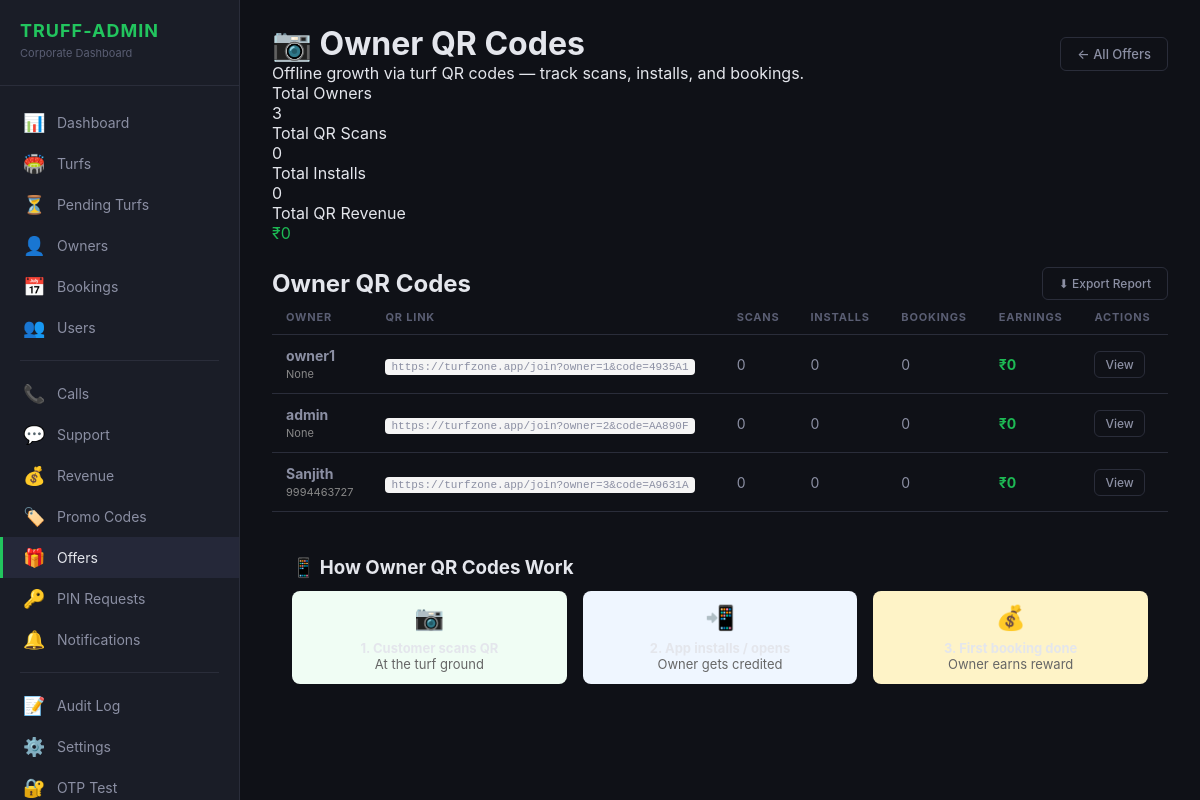
The page /truff-admin/offers/qr-codes/ (signed in) on the database its author committed.
### users/models.py (models this page shows, shortened)
class TurfOwner(models.Model):
    user = models.OneToOneField(CustomUser, on_delete=models.CASCADE, related_name='turf_owner_profile')
    bank_account = models.CharField(max_length=50, blank=True, null=True)
    ifsc_code = models.CharField(max_length=11, blank=True, null=True)
    bank_name = models.CharField(max_length=100, blank=True, null=True)
    account_holder_name = models.CharField(max_length=100, blank=True, null=True)
    gst_number = models.CharField(max_length=15, blank=True, null=True)
    bank_verified = models.BooleanField(default=False)
    agreement_accepted_at = models.DateTimeField(null=True, blank=True)
    total_turfs = models.IntegerField(default=0)
    total_bookings = models.IntegerField(default=0)
    total_revenue = models.DecimalField(max_digits=10, decimal_places=2, default=0.00)
    rating = models.FloatField(
        default=4.5,
        validators=[MinValueValidator(0.0), MaxValueValidator(5.0)]
    )
    qr_scans = models.IntegerField(default=0)
    qr_installs = models.IntegerField(default=0)
    qr_bookings = models.IntegerField(default=0)
    qr_earnings = models.DecimalField(max_digits=10, decimal_places=2, default=0)
    created_at = models.DateTimeField(auto_now_add=True)
    updated_at = models.DateTimeField(auto_now=True)
    class Meta:
        ordering = ['-created_at']

class CustomUser(AbstractUser):
    class UserRole(models.TextChoices):
        USER = 'user', 'Normal User'
        TURF_OWNER = 'turf_owner', 'Turf Owner'
        PLATFORM_ADMIN = 'admin', 'Platform Admin'
    phone_number = models.CharField(max_length=15, blank=True, null=True)
    role = models.CharField(max_length=20, choices=UserRole.choices, default=UserRole.USER)
    profile_picture = models.ImageField(upload_to='profile_pictures/', blank=True, null=True)
    bio = models.TextField(blank=True, null=True)
    is_verified = models.BooleanField(default=True)  # Auto-verified: booking app
    is_phone_verified = models.BooleanField(default=False)
    referral_code = models.CharField(max_length=10, unique=True, null=True, blank=True)
    referred_by = models.ForeignKey(
        'self', null=True, blank=True, on_delete=models.SET_NULL, related_name='referrals'
    )
    referral_click_count = models.IntegerField(default=0)
    referral_install_count = models.IntegerField(default=0)
    referral_cashback_earned = models.DecimalField(max_digits=10, decimal_places=2, default=0)
    total_referrals = models.IntegerField(default=0)
    qualified_referrals = models.IntegerField(default=0)
    wallet_balance = models.DecimalField(max_digits=10, decimal_places=2, default=0)
    referred_by_owner = models.ForeignKey(
        'TurfOwner', null=True, blank=True, on_delete=models.SET_NULL,
        related_name='referred_users',
    )
    total_bookings = models.PositiveIntegerField(default=0)
    total_credits = models.PositiveIntegerField(default=0)
    used_credits = models.PositiveIntegerField(default=0)
    first_booking_completed = models.BooleanField(default=False)
    fcm_token = models.TextField(blank=True, null=True, help_text='Firebase Cloud Messaging device token')
    loyalty_tier = models.CharField(max_length=20, default='newbie')
    tier_updated_at = models.DateTimeField(auto_now=True)
    free_booking_counter = models.IntegerField(default=0)
    free_booking_available = models.BooleanField(default=False)
    birthday_credited_year = models.IntegerField(null=True, blank=True)
    date_of_birth = models.DateField(null=True, blank=True)
    created_at = models.DateTimeField(auto_now_add=True)
    updated_at = models.DateTimeField(auto_now=True)
    class Meta:
        ordering = ['-created_at']

### truff_admin_panel/views.py (the view)
# urls.py: path('offers/qr-codes/', views.OwnerQRCodesView.as_view(), name='offer_qr_codes'),
class OwnerQRCodesView(TruffAdminRequiredMixin, View):
    def get(self, request):
        owners = TurfOwner.objects.select_related('user').order_by('-qr_bookings')
        agg = owners.aggregate(
            total_scans=Sum('qr_scans'),
            total_installs=Sum('qr_installs'),
            total_rev=Sum('qr_earnings'),
        )
        return render(request, 'truff_admin/offer_qr_codes.html', {
            'owners': owners,
            'total_qr_scans': agg['total_scans'] or 0,
            'total_qr_installs': agg['total_installs'] or 0,
            'total_qr_revenue': agg['total_rev'] or Decimal('0'),
        })

### truff_admin_panel/context_processors.py (called while the page is built)
def pending_turf_count(request):
    if not request.user.is_authenticated:
        return {}
    if not (request.user.is_staff or request.user.groups.filter(name='Truff Admin').exists()):
        return {}
    try:
        return {'pending_turf_count': Turf.objects.filter(status=TurfStatus.PENDING).count()}
    except Exception:
        return {'pending_turf_count': 0}

### truff_admin_panel/mixins.py (called while the page is built)
    def test_func(self):
        user = self.request.user
        if not user.is_authenticated:
            return False
        return user.is_staff or user.groups.filter(name='Truff Admin').exists()

### truff_admin_panel/templates/truff_admin/offer_qr_codes.html (shortened to what this page needs)
{% extends "truff_admin/base.html" %}
{% block content %}
<div class="page-header" style="display:flex;justify-content:space-between;align-items:center;">
    <div>
        <h1>📷 Owner QR Codes</h1>
        <p class="subtitle">Offline growth via turf QR codes — track scans, installs, and bookings.</p>
    </div>
    <a href="/truff-admin/offers/" class="btn btn-outline">← All Offers</a>
</div>
<div class="stats-grid" style="grid-template-columns:repeat(4,1fr);margin-bottom:24px;">
    <div class="stat-card">
        <div class="stat-label">Total Owners</div>
        <div class="stat-value">{{ owners|length }}</div>
    </div>
    <div class="stat-card">
        <div class="stat-label">Total QR Scans</div>
        <div class="stat-value">{{ total_qr_scans|default:0 }}</div>
    </div>
    <div class="stat-card">
        <div class="stat-label">Total Installs</div>
        <div class="stat-value">{{ total_qr_installs|default:0 }}</div>
    </div>
    <div class="stat-card">
        <div class="stat-label">Total QR Revenue</div>
        <div class="stat-value" style="color:#1DB954;">₹{{ total_qr_revenue|floatformat:0 }}</div>
    </div>
</div>
<div class="card">
    <div class="card-header" style="display:flex;justify-content:space-between;align-items:center;">
        <h2 style="margin:0;">Owner QR Codes</h2>
        <a href="/truff-admin/offers/export/" class="btn btn-outline" style="font-size:12px;">⬇ Export Report</a>
    </div>
    <table class="data-table">
        <thead>
            <tr>
                <th>Owner</th>
                <th>QR Link</th>
                <th>Scans</th>
                <th>Installs</th>
                <th>Bookings</th>
                <th>Earnings</th>
                <th>Actions</th>
            </tr>
        </thead>
        <tbody>
            {% for owner in owners %}
            <tr>
                <td>
                    <strong>{{ owner.user.get_full_name|default:owner.user.username }}</strong><br>
                    <span style="font-size:11px;color:#888;">{{ owner.user.phone_number }}</span>
                </td>
                <td>
                    <code style="font-size:11px;background:#f5f5f5;padding:2px 6px;border-radius:4px;">
                    https://turfzone.app/join?owner={{ owner.id }}&code={{ owner.user.referral_code }}
                </code>
                </td>
                <td>{{ owner.qr_scans }}</td>
                <td>{{ owner.qr_installs }}</td>
                <td>{{ owner.qr_bookings }}</td>
                <td><strong style="color:#1DB954;">₹{{ owner.qr_earnings|floatformat:0 }}</strong></td>
                <td>
                    <a href="/truff-admin/owners/{{ owner.user.pk }}/" class="btn btn-sm btn-outline">View</a>
                </td>
            </tr>
            {% empty %}
            <tr>
                <td colspan="7" style="text-align:center;color:#888;padding:30px;">
                    No turf owners found.
                </td>
            </tr>
            {% endfor %}
        </tbody>
    </table>
</div>
<div class="card" style="margin-top:24px;padding:20px;">
    <h3 style="margin:0 0 12px;">📱 How Owner QR Codes Work</h3>
    <div style="display:grid;grid-template-columns:repeat(3,1fr);gap:16px;font-size:13px;">
        <div style="background:#f0fdf4;border-radius:8px;padding:12px;text-align:center;">
            <div style="font-size:24px;margin-bottom:8px;">📷</div>
            <strong>1. Customer scans QR</strong><br>
            <span style="color:#666;">At the turf ground</span>
        </div>
        <div style="background:#eff6ff;border-radius:8px;padding:12px;text-align:center;">
            <div style="font-size:24px;margin-bottom:8px;">📲</div>
            <strong>2. App installs / opens</strong><br>
            <span style="color:#666;">Owner gets credited</span>
        </div>
        <div style="background:#fef3c7;border-radius:8px;padding:12px;text-align:center;">
            <div style="font-size:24px;margin-bottom:8px;">💰</div>
            <strong>3. First booking done</strong><br>
            <span style="color:#666;">Owner earns reward</span>
        </div>
    </div>
</div>
{% endblock %}

### truff_admin_panel/static/truff_admin/css/style.css (style rules this page uses)
:root { --bg-primary: #0f1117; --bg-secondary: #1a1d27; --bg-card: #1e2130; --bg-hover: #252839; --border: #2a2d3a; --text-primary: #e4e6ec; --text-secondary: #8b8fa3; --text-muted: #5a5e73; --accent: #22c55e; --accent-hover: #16a34a; --accent-light: rgba(34, 197, 94, 0.12); --danger: #ef4444; --warning: #f59e0b; --info: #3b82f6; }
* { margin: 0; padding: 0; box-sizing: border-box; }
body { font-family: -apple-system, BlinkMacSystemFont, 'Segoe UI', Roboto, sans-serif; background: var(--bg-primary); color: var(--text-primary); min-height: 100vh; }
a { color: var(--accent); text-decoration: none; }
.data-table { width: 100%; border-collapse: collapse; }
.data-table th { text-align: left; padding: 10px 14px; font-size: 11px; text-transform: uppercase; letter-spacing: 0.8px; color: var(--text-muted); border-bottom: 1px solid var(--border); }
.data-table td { padding: 12px 14px; font-size: 14px; border-bottom: 1px solid var(--border); color: var(--text-secondary); }
.btn { display: inline-flex; align-items: center; gap: 6px; padding: 8px 16px; border: none; border-radius: 6px; font-size: 13px; font-weight: 500; cursor: pointer; transition: all 0.15s; }
.btn-outline { background: transparent; border: 1px solid var(--border); color: var(--text-secondary); }
.btn-sm { padding: 5px 10px; font-size: 12px; }

### rows shown on the page
TurfOwner: user.get_full_name "owner1", user.phone_number "None", id "1", user.referral_code "4935A1", qr_scans "0", qr_installs "0", qr_bookings "0", qr_earnings "0"
TurfOwner: user.get_full_name "admin", user.phone_number "None", id "2", user.referral_code "AA890F", qr_scans "0", qr_installs "0", qr_bookings "0", qr_earnings "0"
TurfOwner: user.get_full_name "Sanjith", user.phone_number "9994463727", id "3", user.referral_code "A9631A", qr_scans "0", qr_installs "0", qr_bookings "0", qr_earnings "0"

### other values the page prints
{{ owners|length }} "3"
{{ total_qr_scans|default:0 }} "0"
{{ total_qr_installs|default:0 }} "0"
{{ total_qr_revenue|floatformat:0 }} "0"
